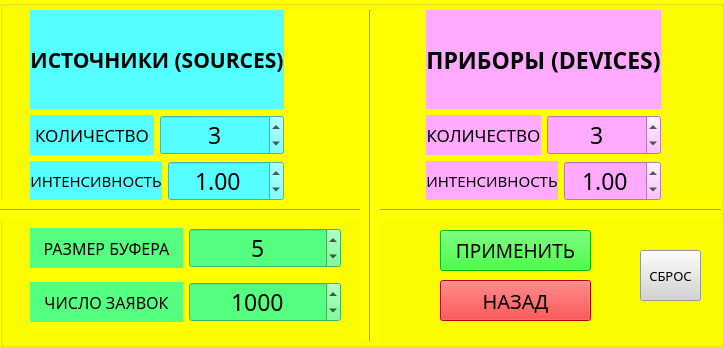
<?xml version="1.0" encoding="UTF-8"?>
<ui version="4.0">
 <class>settingsWindow</class>
 <widget class="QGroupBox" name="settingsWindow">
  <property name="geometry">
   <rect>
    <x>0</x>
    <y>0</y>
    <width>724</width>
    <height>347</height>
   </rect>
  </property>
  <property name="windowTitle">
   <string>GroupBox</string>
  </property>
  <property name="styleSheet">
   <string notr="true">background-color: rgb(255, 255, 0);</string>
  </property>
  <widget class="QWidget" name="horizontalLayoutWidget">
   <property name="geometry">
    <rect>
     <x>30</x>
     <y>10</y>
     <width>631</width>
     <height>191</height>
    </rect>
   </property>
   <layout class="QHBoxLayout" name="horizontalLayout_2">
    <item>
     <layout class="QVBoxLayout" name="verticalLayout_3">
      <item>
       <widget class="QLabel" name="label_6">
        <property name="font">
         <font>
          <family>Sitka Display</family>
          <pointsize>16</pointsize>
          <weight>75</weight>
          <bold>true</bold>
         </font>
        </property>
        <property name="styleSheet">
         <string notr="true">background-color: rgb(85, 255, 255);</string>
        </property>
        <property name="text">
         <string>ИСТОЧНИКИ (SOURCES)</string>
        </property>
        <property name="alignment">
         <set>Qt::AlignCenter</set>
        </property>
       </widget>
      </item>
      <item>
       <layout class="QHBoxLayout" name="horizontalLayout_3">
        <item>
         <widget class="QLabel" name="label">
          <property name="font">
           <font>
            <family>Sitka</family>
            <pointsize>13</pointsize>
           </font>
          </property>
          <property name="styleSheet">
           <string notr="true">background-color: rgb(85, 255, 255);</string>
          </property>
          <property name="text">
           <string>КОЛИЧЕСТВО</string>
          </property>
          <property name="alignment">
           <set>Qt::AlignCenter</set>
          </property>
         </widget>
        </item>
        <item>
         <widget class="QSpinBox" name="sourcesNum">
          <property name="font">
           <font>
            <family>Sitka</family>
            <pointsize>17</pointsize>
           </font>
          </property>
          <property name="styleSheet">
           <string notr="true">background-color: rgb(85, 255, 255);</string>
          </property>
          <property name="alignment">
           <set>Qt::AlignCenter</set>
          </property>
          <property name="minimum">
           <number>1</number>
          </property>
          <property name="maximum">
           <number>7</number>
          </property>
          <property name="value">
           <number>3</number>
          </property>
         </widget>
        </item>
       </layout>
      </item>
      <item>
       <layout class="QHBoxLayout" name="horizontalLayout_4">
        <item>
         <widget class="QLabel" name="label_2">
          <property name="font">
           <font>
            <family>Sitka</family>
            <pointsize>11</pointsize>
           </font>
          </property>
          <property name="styleSheet">
           <string notr="true">background-color: rgb(85, 255, 255);</string>
          </property>
          <property name="text">
           <string>ИНТЕНСИВНОСТЬ</string>
          </property>
          <property name="alignment">
           <set>Qt::AlignCenter</set>
          </property>
         </widget>
        </item>
        <item>
         <widget class="QDoubleSpinBox" name="lambdaSource">
          <property name="font">
           <font>
            <family>Sitka</family>
            <pointsize>17</pointsize>
           </font>
          </property>
          <property name="styleSheet">
           <string notr="true">background-color: rgb(85, 255, 255);</string>
          </property>
          <property name="alignment">
           <set>Qt::AlignCenter</set>
          </property>
          <property name="minimum">
           <double>0.050000000000000</double>
          </property>
          <property name="maximum">
           <double>1.500000000000000</double>
          </property>
          <property name="singleStep">
           <double>0.050000000000000</double>
          </property>
          <property name="value">
           <double>1.000000000000000</double>
          </property>
         </widget>
        </item>
       </layout>
      </item>
     </layout>
    </item>
    <item>
     <spacer name="horizontalSpacer">
      <property name="orientation">
       <enum>Qt::Horizontal</enum>
      </property>
      <property name="sizeHint" stdset="0">
       <size>
        <width>40</width>
        <height>20</height>
       </size>
      </property>
     </spacer>
    </item>
    <item>
     <layout class="QVBoxLayout" name="verticalLayout_2">
      <item>
       <widget class="QLabel" name="label_5">
        <property name="font">
         <font>
          <family>Sitka Display</family>
          <pointsize>17</pointsize>
          <weight>75</weight>
          <bold>true</bold>
         </font>
        </property>
        <property name="styleSheet">
         <string notr="true">background-color: rgb(255, 170, 255);</string>
        </property>
        <property name="text">
         <string>ПРИБОРЫ (DEVICES)</string>
        </property>
        <property name="alignment">
         <set>Qt::AlignCenter</set>
        </property>
       </widget>
      </item>
      <item>
       <layout class="QHBoxLayout" name="horizontalLayout_6">
        <item>
         <widget class="QLabel" name="label_3">
          <property name="font">
           <font>
            <family>Sitka</family>
            <pointsize>13</pointsize>
           </font>
          </property>
          <property name="styleSheet">
           <string notr="true">background-color: rgb(255, 170, 255);</string>
          </property>
          <property name="text">
           <string>КОЛИЧЕСТВО</string>
          </property>
          <property name="alignment">
           <set>Qt::AlignCenter</set>
          </property>
         </widget>
        </item>
        <item>
         <widget class="QSpinBox" name="devicesNum">
          <property name="font">
           <font>
            <family>Sitka</family>
            <pointsize>17</pointsize>
           </font>
          </property>
          <property name="styleSheet">
           <string notr="true">
background-color: rgb(255, 170, 255);</string>
          </property>
          <property name="alignment">
           <set>Qt::AlignCenter</set>
          </property>
          <property name="minimum">
           <number>1</number>
          </property>
          <property name="maximum">
           <number>7</number>
          </property>
          <property name="value">
           <number>3</number>
          </property>
         </widget>
        </item>
       </layout>
      </item>
      <item>
       <layout class="QHBoxLayout" name="horizontalLayout_5">
        <item>
         <widget class="QLabel" name="label_4">
          <property name="font">
           <font>
            <family>Sitka</family>
            <pointsize>11</pointsize>
           </font>
          </property>
          <property name="styleSheet">
           <string notr="true">background-color: rgb(255, 170, 255);</string>
          </property>
          <property name="text">
           <string>ИНТЕНСИВНОСТЬ</string>
          </property>
          <property name="alignment">
           <set>Qt::AlignCenter</set>
          </property>
         </widget>
        </item>
        <item>
         <widget class="QDoubleSpinBox" name="lambdaDevice">
          <property name="font">
           <font>
            <family>Sitka</family>
            <pointsize>17</pointsize>
           </font>
          </property>
          <property name="styleSheet">
           <string notr="true">background-color: rgb(255, 170, 255);</string>
          </property>
          <property name="alignment">
           <set>Qt::AlignCenter</set>
          </property>
          <property name="minimum">
           <double>0.050000000000000</double>
          </property>
          <property name="maximum">
           <double>1.500000000000000</double>
          </property>
          <property name="singleStep">
           <double>0.050000000000000</double>
          </property>
          <property name="value">
           <double>1.000000000000000</double>
          </property>
         </widget>
        </item>
       </layout>
      </item>
     </layout>
    </item>
   </layout>
  </widget>
  <widget class="QWidget" name="verticalLayoutWidget_3">
   <property name="geometry">
    <rect>
     <x>30</x>
     <y>220</y>
     <width>311</width>
     <height>111</height>
    </rect>
   </property>
   <layout class="QVBoxLayout" name="verticalLayout_4">
    <item>
     <layout class="QHBoxLayout" name="horizontalLayout_7">
      <item>
       <widget class="QLabel" name="label_7">
        <property name="font">
         <font>
          <family>Sitka</family>
          <pointsize>12</pointsize>
         </font>
        </property>
        <property name="styleSheet">
         <string notr="true">background-color: rgb(85, 255, 127);</string>
        </property>
        <property name="text">
         <string>РАЗМЕР БУФЕРА</string>
        </property>
        <property name="alignment">
         <set>Qt::AlignCenter</set>
        </property>
       </widget>
      </item>
      <item>
       <widget class="QSpinBox" name="bufferSize">
        <property name="font">
         <font>
          <family>Sitka</family>
          <pointsize>17</pointsize>
         </font>
        </property>
        <property name="styleSheet">
         <string notr="true">background-color: rgb(85, 255, 127);</string>
        </property>
        <property name="inputMethodHints">
         <set>Qt::ImhDigitsOnly</set>
        </property>
        <property name="alignment">
         <set>Qt::AlignCenter</set>
        </property>
        <property name="minimum">
         <number>1</number>
        </property>
        <property name="maximum">
         <number>10</number>
        </property>
        <property name="value">
         <number>5</number>
        </property>
       </widget>
      </item>
     </layout>
    </item>
    <item>
     <layout class="QHBoxLayout" name="horizontalLayout_8">
      <item>
       <widget class="QLabel" name="label_8">
        <property name="font">
         <font>
          <family>Sitka</family>
          <pointsize>12</pointsize>
         </font>
        </property>
        <property name="styleSheet">
         <string notr="true">background-color: rgb(85, 255, 127);</string>
        </property>
        <property name="text">
         <string>ЧИСЛО ЗАЯВОК</string>
        </property>
        <property name="alignment">
         <set>Qt::AlignCenter</set>
        </property>
       </widget>
      </item>
      <item>
       <widget class="QSpinBox" name="genNum">
        <property name="font">
         <font>
          <family>Sitka</family>
          <pointsize>17</pointsize>
         </font>
        </property>
        <property name="styleSheet">
         <string notr="true">background-color: rgb(85, 255, 127);</string>
        </property>
        <property name="inputMethodHints">
         <set>Qt::ImhDigitsOnly</set>
        </property>
        <property name="alignment">
         <set>Qt::AlignCenter</set>
        </property>
        <property name="minimum">
         <number>50</number>
        </property>
        <property name="maximum">
         <number>100000</number>
        </property>
        <property name="singleStep">
         <number>50</number>
        </property>
        <property name="value">
         <number>1000</number>
        </property>
       </widget>
      </item>
     </layout>
    </item>
   </layout>
  </widget>
  <widget class="QPushButton" name="acceptButton">
   <property name="geometry">
    <rect>
     <x>440</x>
     <y>230</y>
     <width>151</width>
     <height>41</height>
    </rect>
   </property>
   <property name="font">
    <font>
     <family>Sitka</family>
     <pointsize>14</pointsize>
    </font>
   </property>
   <property name="cursor">
    <cursorShape>PointingHandCursor</cursorShape>
   </property>
   <property name="styleSheet">
    <string notr="true">background-color: rgb(0, 255, 0);</string>
   </property>
   <property name="text">
    <string>ПРИМЕНИТЬ</string>
   </property>
  </widget>
  <widget class="QPushButton" name="backButton">
   <property name="geometry">
    <rect>
     <x>440</x>
     <y>280</y>
     <width>151</width>
     <height>41</height>
    </rect>
   </property>
   <property name="font">
    <font>
     <family>Sitka</family>
     <pointsize>15</pointsize>
    </font>
   </property>
   <property name="cursor">
    <cursorShape>PointingHandCursor</cursorShape>
   </property>
   <property name="styleSheet">
    <string notr="true">background-color: rgb(255, 0, 0);</string>
   </property>
   <property name="text">
    <string>НАЗАД</string>
   </property>
   <property name="checkable">
    <bool>false</bool>
   </property>
  </widget>
  <widget class="Line" name="line">
   <property name="geometry">
    <rect>
     <x>0</x>
     <y>200</y>
     <width>721</width>
     <height>20</height>
    </rect>
   </property>
   <property name="orientation">
    <enum>Qt::Horizontal</enum>
   </property>
  </widget>
  <widget class="Line" name="line_2">
   <property name="geometry">
    <rect>
     <x>360</x>
     <y>10</y>
     <width>20</width>
     <height>331</height>
    </rect>
   </property>
   <property name="orientation">
    <enum>Qt::Vertical</enum>
   </property>
  </widget>
  <widget class="QPushButton" name="resetButton">
   <property name="geometry">
    <rect>
     <x>640</x>
     <y>250</y>
     <width>61</width>
     <height>51</height>
    </rect>
   </property>
   <property name="font">
    <font>
     <family>Sitka</family>
     <pointsize>10</pointsize>
    </font>
   </property>
   <property name="styleSheet">
    <string notr="true">background-color: rgb(211, 211, 211);</string>
   </property>
   <property name="text">
    <string>СБРОС</string>
   </property>
  </widget>
 </widget>
 <resources/>
 <connections/>
</ui>
